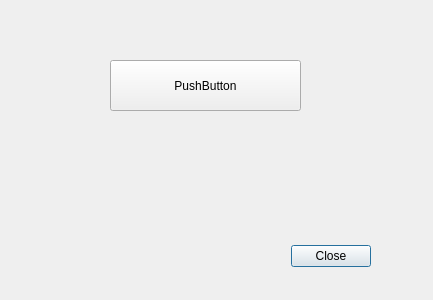
<?xml version="1.0" encoding="UTF-8"?>
<ui version="4.0">
 <class>WebRadioDialog</class>
 <widget class="QDialog" name="WebRadioDialog">
  <property name="geometry">
   <rect>
    <x>0</x>
    <y>0</y>
    <width>433</width>
    <height>300</height>
   </rect>
  </property>
  <property name="windowTitle">
   <string>Dialog</string>
  </property>
  <widget class="QDialogButtonBox" name="buttonBox">
   <property name="geometry">
    <rect>
     <x>30</x>
     <y>240</y>
     <width>341</width>
     <height>32</height>
    </rect>
   </property>
   <property name="orientation">
    <enum>Qt::Horizontal</enum>
   </property>
   <property name="standardButtons">
    <set>QDialogButtonBox::Close</set>
   </property>
  </widget>
  <widget class="QPushButton" name="pushButton">
   <property name="geometry">
    <rect>
     <x>110</x>
     <y>60</y>
     <width>191</width>
     <height>51</height>
    </rect>
   </property>
   <property name="text">
    <string>PushButton</string>
   </property>
  </widget>
 </widget>
 <resources/>
 <connections>
  <connection>
   <sender>buttonBox</sender>
   <signal>accepted()</signal>
   <receiver>WebRadioDialog</receiver>
   <slot>accept()</slot>
   <hints>
    <hint type="sourcelabel">
     <x>248</x>
     <y>254</y>
    </hint>
    <hint type="destinationlabel">
     <x>157</x>
     <y>274</y>
    </hint>
   </hints>
  </connection>
  <connection>
   <sender>buttonBox</sender>
   <signal>rejected()</signal>
   <receiver>WebRadioDialog</receiver>
   <slot>reject()</slot>
   <hints>
    <hint type="sourcelabel">
     <x>316</x>
     <y>260</y>
    </hint>
    <hint type="destinationlabel">
     <x>286</x>
     <y>274</y>
    </hint>
   </hints>
  </connection>
 </connections>
</ui>
